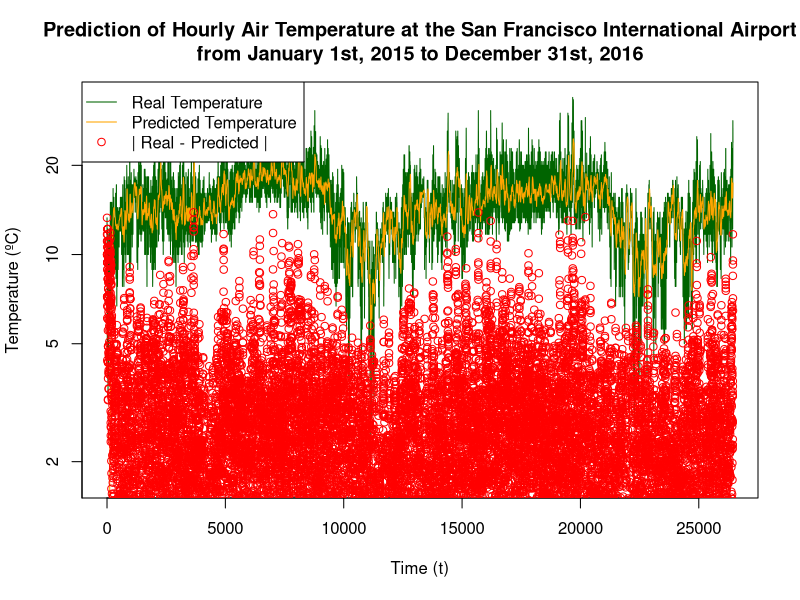

Recreate this plot in R.
##############################
#       Test Stats Plot      #
##############################
data <- read.csv("../data/data1_results.txt", header=TRUE)

png("data1_plot.png", width=1000, height=625)

colorReal <- "darkgreen"
colorPredicted <- "orange"
colorDiff <- "red"

numberPoints <- length(data[, 1])
realValues <- head(data[, 1], n=numberPoints)
predictedValues <- head(data[, 2], n=numberPoints)
diffValues <- head(data[, 3], n=numberPoints)

plot(1:numberPoints, realValues, type="l", col=colorReal, xlab="Time (t)", ylab="Temperature (ºC)", log="y")
title(main="Prediction of Hourly Air Temperature at the San Francisco International Airport\nfrom January 1st, 2015 to December 31st, 2016")
lines(1:numberPoints, predictedValues, type="l", col=colorPredicted)
lines(1:numberPoints, diffValues, type="p", col=colorDiff)
legend("topleft",
       legend=c("Real Temperature", "Predicted Temperature", "| Real - Predicted |"),
       lty=c(1, 1, 0), pch=c(NA, NA, 1), col=c(colorReal, colorPredicted, colorDiff))

